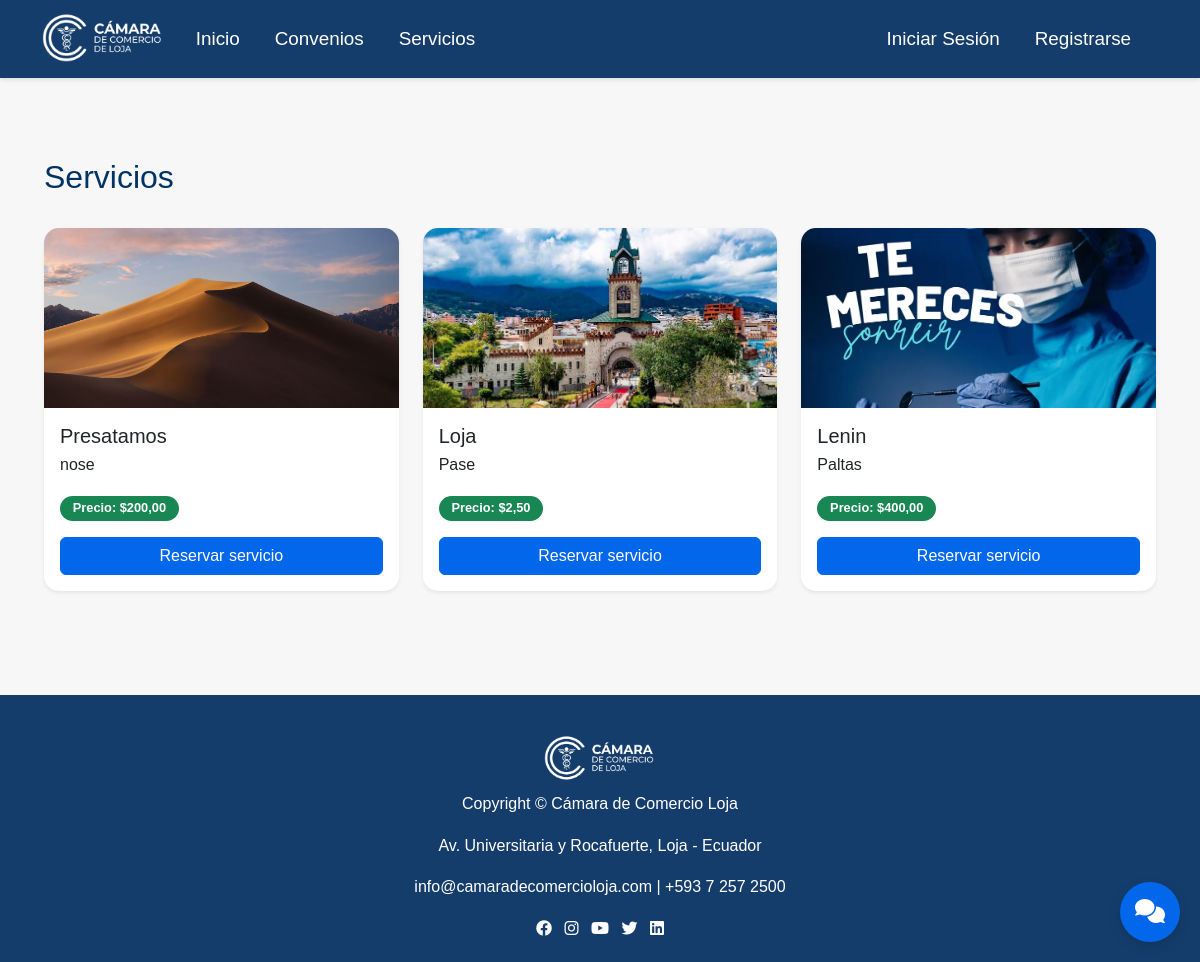
Page /servicios/ on the earlier database version.
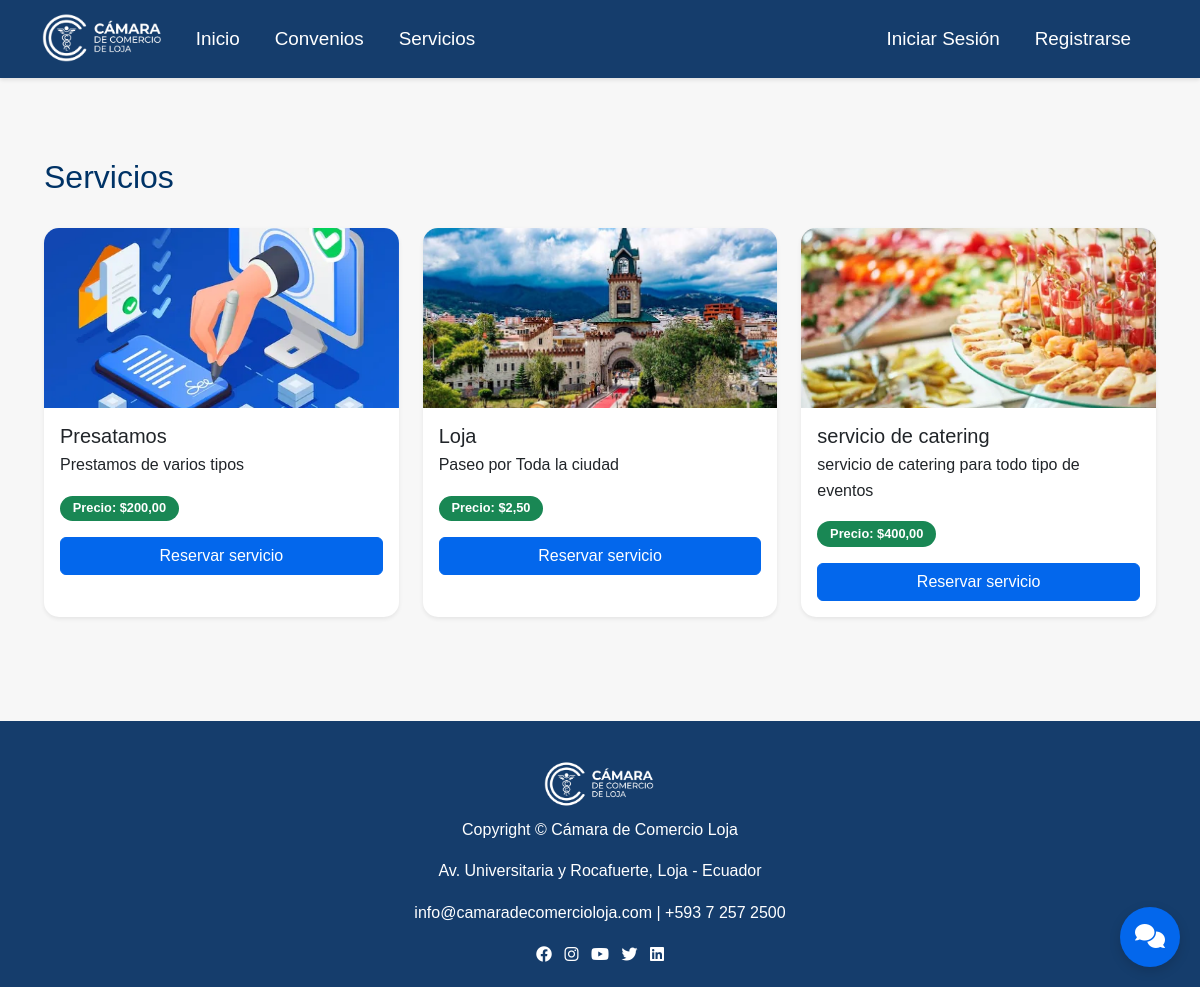
Same page on the later database version.
### camara/models.py (models this page shows, shortened)
class Servicio(models.Model):
    nombre = models.CharField(max_length=255)
    descripcion = models.TextField(null=True, blank=True)
    precio = models.DecimalField(max_digits=10, decimal_places=2, null=True, blank=True)
    imagen = models.ImageField(upload_to='servicios/', null=True, blank=True)  # Nuevo campo imagen

### camara/views.py (the view)
# urls.py: path('servicios/', views.servicios_publicos, name='servicios_publicos'),
def servicios_publicos(request):
    servicios = Servicio.objects.all()
    return render(request, 'vista_socio_registrado/servicios_list.html', {'servicios': servicios})

### camara/template/vista_socio_registrado/servicios_list.html (shortened to what this page needs)
{% extends "master.html" %}
{% block content %}
<div class="container mt-5">
    <div class="d-flex justify-content-between align-items-center mb-4">
        <h2>Servicios</h2>
    </div>
    <div class="row">
        {% for servicio in servicios %}
        <div class="col-md-4 mb-4">
            <div class="card h-100 shadow-sm">
                {% if servicio.imagen %}
                <img src="{{ servicio.imagen.url }}" class="card-img-top" style="height:180px;object-fit:cover;">
                {% else %}
                <div class="card-img-top bg-light d-flex align-items-center justify-content-center" style="height:180px;">
                    <span class="text-muted">Sin imagen</span>
                </div>
                {% endif %}
                <div class="card-body">
                    <h5 class="card-title mb-1">{{ servicio.nombre }}</h5>
                    <p class="card-text">{{ servicio.descripcion }}</p>
                    {% if servicio.precio %}
                    <div class="mb-2">
                        <span class="badge bg-success">Precio: ${{ servicio.precio }}</span>
                    </div>
                    {% endif %}
                    <a href="{% url 'reservar_servicio' pk=servicio.pk %}" class="btn btn-primary w-100 mt-2">Reservar servicio</a>
                </div>
            </div>
        </div>
        {% empty %}
        <div class="col-12">
            <div class="alert alert-info text-center">No hay servicios registrados.</div>
        </div>
        {% endfor %}
    </div>
</div>
{% endblock %}

Differences in the rows shown:
changed Servicio "Presatamos": imagen: a different picture; descripcion "nose" → "Prestamos de varios tipos"
changed Servicio "Loja": descripcion "Pase" → "Paseo por Toda la ciudad"
changed Servicio: imagen: a different picture; nombre "Lenin" → "servicio de catering"; descripcion "Paltas" → "servicio de catering para todo tipo de eventos"
